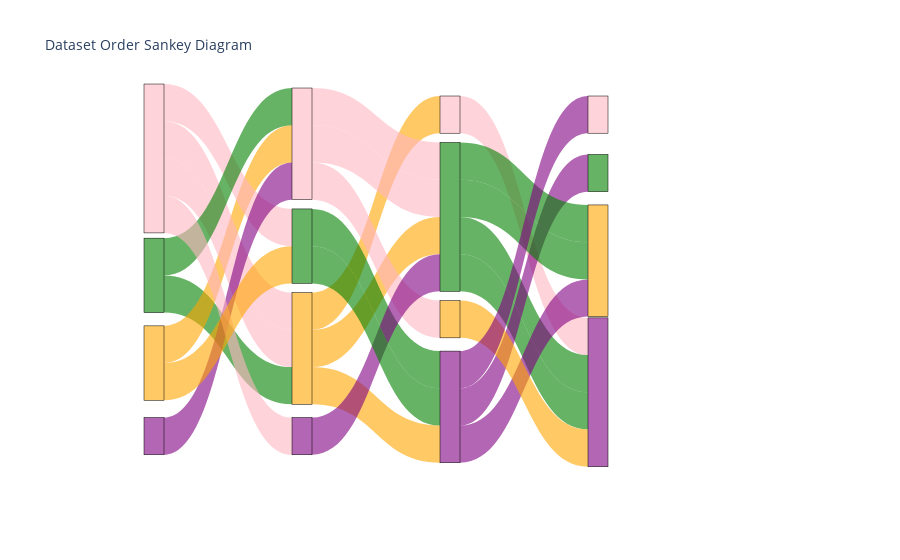

Notebook source saved alongside this figure:
### Code cell
import pandas as pd
import plotly.graph_objects as go

# Define the dataset sequences
# Data provided
data = [
    ['dataset2', 'datase3', 'datas1', 'data4'],
    ['dataset3', 'datase1', 'datas2', 'data4'],
    ['dataset1', 'datase3', 'datas2', 'data4'],
    ['dataset1', 'datase2', 'datas4', 'data3'],
    ['dataset1', 'datase3', 'datas4', 'data2'],
    ['dataset4', 'datase1', 'datas2', 'data3'],
    ['dataset2', 'datase1', 'datas3', 'data4'],
    ['dataset1', 'datase4', 'datas2', 'data3'],
    ['dataset3', 'datase2', 'datas4', 'data1']
]

# Create a DataFrame
df = pd.DataFrame(data, columns=['level_1', 'level_2', 'level_3', 'level_4'])

# Generate a list of all unique labels
labels = pd.unique(df.values.ravel('K')).tolist()

# Create mappings from labels to indices
label_indices = {label: i for i, label in enumerate(labels)}

# Define colors for each dataset
color_mapping = {
    'dataset1': 'rgba(255, 182, 193, 0.6)',  # Lightpink
    'dataset2': 'rgba(0, 128, 0, 0.6)',      # Green
    'dataset3': 'rgba(255, 165, 0, 0.6)',    # Orange
    'dataset4': 'rgba(128, 0, 128, 0.6)',    # Purple
    'datase1': 'rgba(255, 182, 193, 0.6)',   # Lightpink
    'datase2': 'rgba(0, 128, 0, 0.6)',       # Green
    'datase3': 'rgba(255, 165, 0, 0.6)',     # Orange
    'datase4': 'rgba(128, 0, 128, 0.6)',     # Purple
    'datas1': 'rgba(255, 182, 193, 0.6)',    # Lightpink
    'datas2': 'rgba(0, 128, 0, 0.6)',        # Green
    'datas3': 'rgba(255, 165, 0, 0.6)',      # Orange
    'datas4': 'rgba(128, 0, 128, 0.6)',      # Purple
    'data1': 'rgba(255, 182, 193, 0.6)',     # Lightpink
    'data2': 'rgba(0, 128, 0, 0.6)',         # Green
    'data3': 'rgba(255, 165, 0, 0.6)',       # Orange
    'data4': 'rgba(128, 0, 128, 0.6)'        # Purple
}

# Initialize lists for the source, target, values, and colors
source = []
target = []
value = []
link_colors = []

# Define x and y positions for nodes
x_positions = [0.1, 0.3, 0.5, 0.7]
y_positions1 = [2/13, 6/13, 9/13, 11.5/13]
y_positions2 = [1.5/13, 5/13, 8.5/13, 11.5/13]
y_positions3 = [0.5/13, 4/13, 7.5/13, 10.5/13]
y_positions4 = [0.5/13, 2.5/13, 5.5/13, 10/13]

# Define positions for each label
node_positions = {
    'dataset1': [x_positions[0], y_positions1[0]],
    'dataset2': [x_positions[0], y_positions1[1]],
    'dataset3': [x_positions[0], y_positions1[2]],
    'dataset4': [x_positions[0], y_positions1[3]],
    'datase1': [x_positions[1], y_positions2[0]],
    'datase2': [x_positions[1], y_positions2[1]],
    'datase3': [x_positions[1], y_positions2[2]],
    'datase4': [x_positions[1], y_positions2[3]],
    'datas1': [x_positions[2], y_positions3[0]],
    'datas2': [x_positions[2], y_positions3[1]],
    'datas3': [x_positions[2], y_positions3[2]],
    'datas4': [x_positions[2], y_positions3[3]],
    'data1': [x_positions[3], y_positions4[0]],
    'data2': [x_positions[3], y_positions4[1]],
    'data3': [x_positions[3], y_positions4[2]],
    'data4': [x_positions[3], y_positions4[3]]
}

# Populate the source, target, value lists and assign link colors based on the first dataset in the sequence
for i in range(len(df)):
    for j in range(len(df.columns) - 1):
        source.append(label_indices[df.iloc[i, j]])
        target.append(label_indices[df.iloc[i, j + 1]])
        value.append(1)
        link_colors.append(color_mapping[df.iloc[i, j]])

# Prepare the x and y positions for nodes
x_coords = []
y_coords = []
node_colors = []
for label in labels:
    x, y = node_positions[label]
    x_coords.append(x)
    y_coords.append(y)
    node_colors.append(color_mapping[label])

# Create the Sankey diagram
fig = go.Figure(data=[go.Sankey(
    node=dict(
        pad=15,
        thickness=20,
        line=dict(color="black", width=0.5),
        label=['' for _ in labels],  # Empty labels
        x=x_coords,
        y=y_coords,
        color=node_colors
    ),
    link=dict(
        source=source,
        target=target,
        value=value,
        color=link_colors
    )
)])

fig.update_layout(title_text='Dataset Order Sankey Diagram', font_size=10)
fig.show()

### Figure 1 — Plotly figure (JSON) as saved in the notebook; plotly's stock layout.template omitted (floating-point values rounded to 4 significant figures)
{"data": [{"link": {"color": ["rgba(0, 128, 0, 0.6)", "rgba(255, 165, 0, 0.6)", "rgba(255, 182, 193, 0.6)", "rgba(255, 165, 0, 0.6)", "rgba(255, 182, 193, 0.6)", "rgba(0, 128, 0, 0.6)", "rgba(255, 182, 193, 0.6)", "rgba(255, 165, 0, 0.6)", "rgba(0, 128, 0, 0.6)", "rgba(255, 182, 193, 0.6)", "rgba(0, 128, 0, 0.6)", "rgba(128, 0, 128, 0.6)", "rgba(255, 182, 193, 0.6)", "rgba(255, 165, 0, 0.6)", "rgba(128, 0, 128, 0.6)", "rgba(128, 0, 128, 0.6)", "rgba(255, 182, 193, 0.6)", "rgba(0, 128, 0, 0.6)", "rgba(0, 128, 0, 0.6)", "rgba(255, 182, 193, 0.6)", "rgba(255, 165, 0, 0.6)", "rgba(255, 182, 193, 0.6)", "rgba(128, 0, 128, 0.6)", "rgba(0, 128, 0, 0.6)", "rgba(255, 165, 0, 0.6)", "rgba(0, 128, 0, 0.6)", "rgba(128, 0, 128, 0.6)"], "source": [0, 4, 8, 1, 5, 9, 2, 4, 9, 2, 6, 10, 2, 4, 10, 3, 5, 9, 0, 5, 11, 2, 7, 9, 1, 6, 10], "target": [4, 8, 12, 5, 9, 12, 4, 9, 12, 6, 10, 13, 4, 10, 14, 5, 9, 13, 5, 11, 12, 7, 9, 13, 6, 10, 15], "value": [1, 1, 1, 1, 1, 1, 1, 1, 1, 1, 1, 1, 1, 1, 1, 1, 1, 1, 1, 1, 1, 1, 1, 1, 1, 1, 1]}, "node": {"color": ["rgba(0, 128, 0, 0.6)", "rgba(255, 165, 0, 0.6)", "rgba(255, 182, 193, 0.6)", "rgba(128, 0, 128, 0.6)", "rgba(255, 165, 0, 0.6)", "rgba(255, 182, 193, 0.6)", "rgba(0, 128, 0, 0.6)", "rgba(128, 0, 128, 0.6)", "rgba(255, 182, 193, 0.6)", "rgba(0, 128, 0, 0.6)", "rgba(128, 0, 128, 0.6)", "rgba(255, 165, 0, 0.6)", "rgba(128, 0, 128, 0.6)", "rgba(255, 165, 0, 0.6)", "rgba(0, 128, 0, 0.6)", "rgba(255, 182, 193, 0.6)"], "label": ["", "", "", "", "", "", "", "", "", "", "", "", "", "", "", ""], "line": {"color": "black", "width": 0.5}, "pad": 15, "thickness": 20, "x": [0.1, 0.1, 0.1, 0.1, 0.3, 0.3, 0.3, 0.3, 0.5, 0.5, 0.5, 0.5, 0.7, 0.7, 0.7, 0.7], "y": [0.4615, 0.6923, 0.1538, 0.8846, 0.6538, 0.1154, 0.3846, 0.8846, 0.03846, 0.3077, 0.8077, 0.5769, 0.7692, 0.4231, 0.1923, 0.03846]}, "type": "sankey"}], "layout": {"font": {"size": 10}, "title": {"text": "Dataset Order Sankey Diagram"}}}
